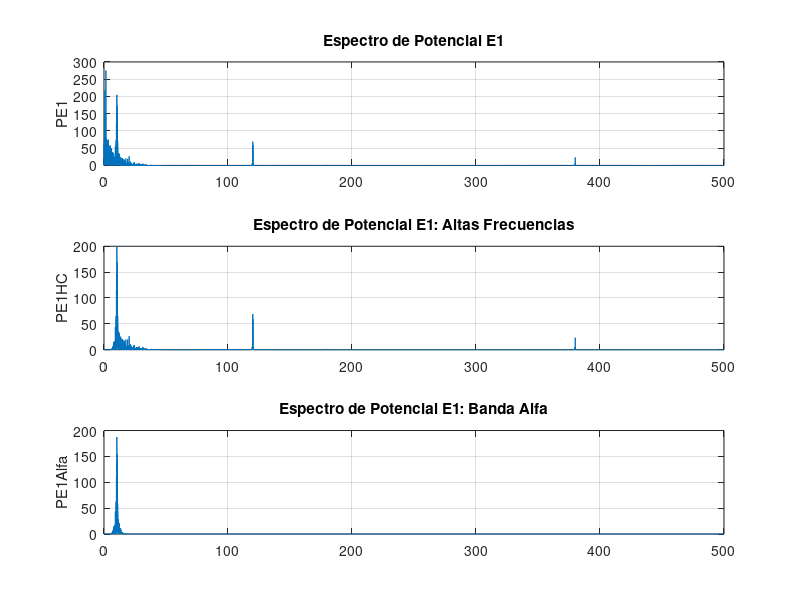

This figure's MATLAB source:
clc
clear
load('EEG.mat')
%Parametrizacion
N=length(EEG);
Fs=1000;...Frecuencia de Muestreo
Nm=N/2;...Numero de Muestras
%2.2.1
t=0:1/Fs:(1/Fs)*(N-1);...Vector Tiempo
%2.2.2
Fm=Fs/2;...Frecuencia de Nyquist
f=0:Fm/Nm:Fm/Nm*(Nm-1);...Vector Frecuencia

%3.2.3
%Beta
n=6;...Orden
fc1=0.5;...Aqui definimos
fc2=4;...Las Frecuencias de Corte
... En Beta son [0.5-4]Hz
%Filtros Butter
%Pasa Altas
[b1,a1]=butter(n,fc1/Fm,'high');...Coeficiente de Polinomios
%Pasa Bajas
[b2,a2]=butter(n,fc2/Fm,'low');...Coeficiente de Polinomios

%/-----------------------------------------------------------------/

%3.2.4
%Alfa
n=6;...Orden
fc1=8;...Aqui definimos
fc2=13;...Las Frecuencias de Corte
... En Alfa son [8-13]Hz
%Filtros Butter
%Pasa Altas
[b1,a1]=butter(n,fc1/Fm,'high');...Coeficiente de Polinomios
%Pasa Bajas
[b2,a2]=butter(n,fc2/Fm,'low');...Coeficiente de Polinomios

%3.2.5
%Traemos la Señal
E1=EEG(:,1);
E1T=fft(E1);...Señal Transformada (Compleja)
%Potencia del Electrodo
PE1=E1T.*conj(E1T)/N;...Epectro Espejo
PE1M=PE1(1:Nm);...Espectro De Potencia (grf)
figure
%Configuraciones Grafica
subplot(3,1,1)
plot(f,PE1M)
grid on
title('Espectro de Potencial E1')
ylabel("PE1")

%Señal Filtrada HC
E1HC=filter(b1,a1,E1);
E1HCT=fft(E1HC);
PE1HC=E1HCT.*conj(E1HCT)/N;
PE1HCM=PE1HC(1:Nm);...Espectro Potencia (grf)
subplot(3,1,2)
plot(f,PE1HCM)
grid on
title('Espectro de Potencial E1: Altas Frecuencias')
ylabel("PE1HC")

%Señal Filtrada LC
E1LC=filter(b2,a2,E1HC);
E1LCT=fft(E1LC);
PE1LC=E1LCT.*conj(E1LCT)/N;
PE1LCM=PE1LC(1:Nm);...Espectro Potencia Alfa Final (grf)
subplot(3,1,3)
plot(f,PE1LCM)
grid on
title('Espectro de Potencial E1: Banda Alfa')
ylabel("PE1Alfa")

%Energias
EE1A=sum(PE1LCM.*PE1LCM)/Nm

%%
    


